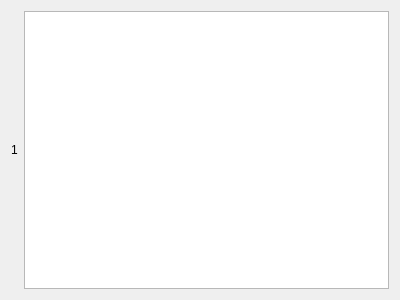
<?xml version="1.0" encoding="UTF-8"?>
<ui version="4.0">
 <class>OrderWidget</class>
 <widget class="QWidget" name="OrderWidget">
  <property name="geometry">
   <rect>
    <x>0</x>
    <y>0</y>
    <width>400</width>
    <height>300</height>
   </rect>
  </property>
  <property name="windowTitle">
   <string>Form</string>
  </property>
  <layout class="QHBoxLayout" name="horizontalLayout">
   <item>
    <widget class="QLabel" name="label">
     <property name="text">
      <string>1</string>
     </property>
    </widget>
   </item>
   <item>
    <widget class="QTableView" name="tableView"/>
   </item>
  </layout>
 </widget>
 <resources/>
 <connections/>
</ui>
